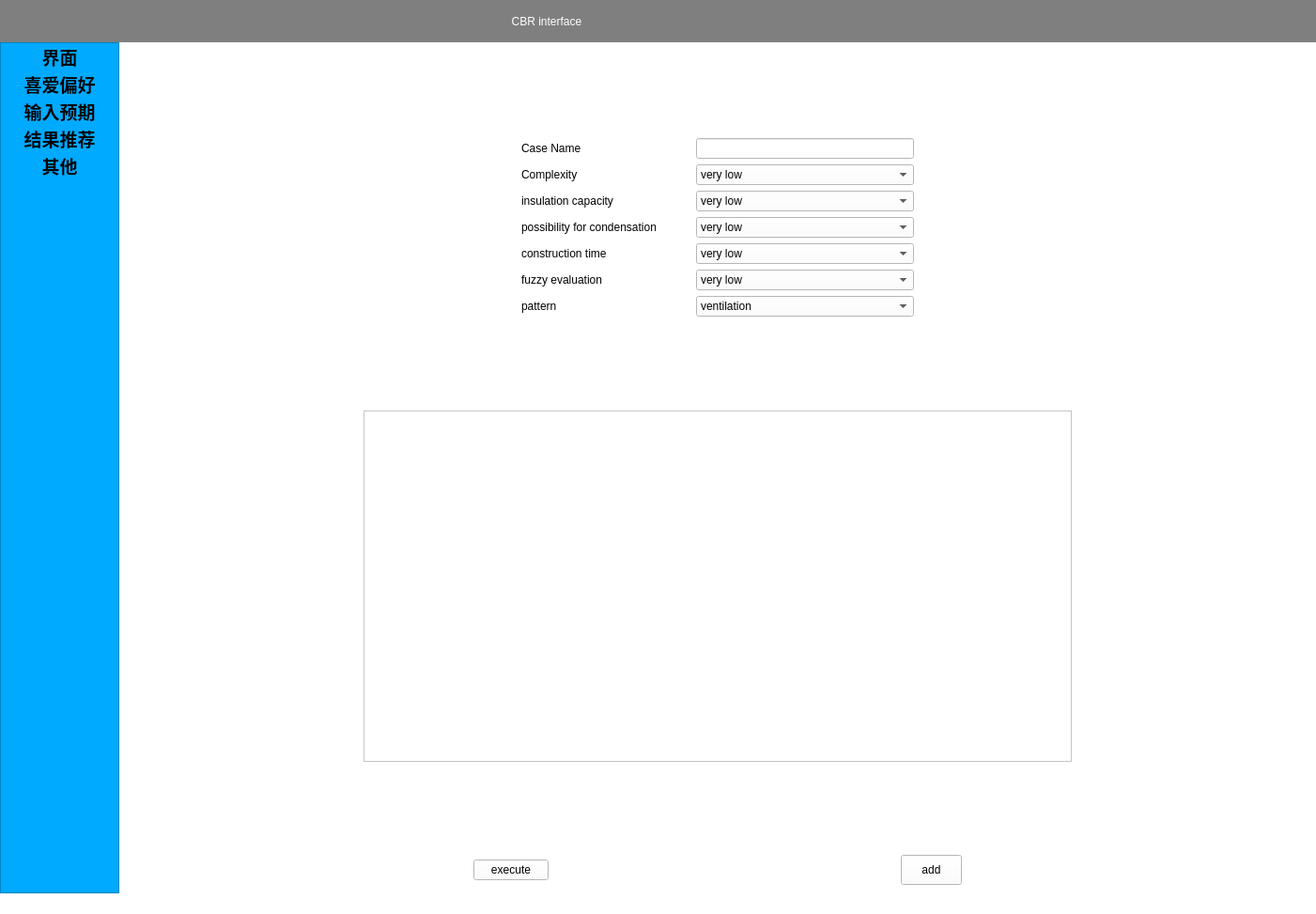
<?xml version="1.0" encoding="UTF-8"?>
<ui version="4.0">
 <class>MainWindow</class>
 <widget class="QMainWindow" name="MainWindow">
  <property name="geometry">
   <rect>
    <x>0</x>
    <y>0</y>
    <width>1401</width>
    <height>973</height>
   </rect>
  </property>
  <property name="acceptDrops">
   <bool>false</bool>
  </property>
  <property name="windowTitle">
   <string>MainWindow</string>
  </property>
  <property name="styleSheet">
   <string notr="true">background:rgb(255, 255, 255)</string>
  </property>
  <widget class="QWidget" name="centralwidget">
   <layout class="QVBoxLayout" name="verticalLayout" stretch="1,20">
    <property name="spacing">
     <number>0</number>
    </property>
    <property name="leftMargin">
     <number>0</number>
    </property>
    <property name="topMargin">
     <number>0</number>
    </property>
    <property name="rightMargin">
     <number>0</number>
    </property>
    <property name="bottomMargin">
     <number>0</number>
    </property>
    <item>
     <widget class="QWidget" name="widget_top" native="true">
      <property name="styleSheet">
       <string notr="true">background:rgb(127, 127, 127)
</string>
      </property>
      <layout class="QHBoxLayout" name="horizontalLayout_3" stretch="0,1,8,8,16">
       <item>
        <spacer name="horizontalSpacer_12">
         <property name="orientation">
          <enum>Qt::Horizontal</enum>
         </property>
         <property name="sizeHint" stdset="0">
          <size>
           <width>40</width>
           <height>20</height>
          </size>
         </property>
        </spacer>
       </item>
       <item>
        <widget class="QLabel" name="label_13">
         <property name="text">
          <string/>
         </property>
         <property name="pixmap">
          <pixmap>icon/建筑.svg</pixmap>
         </property>
        </widget>
       </item>
       <item>
        <spacer name="horizontalSpacer_3">
         <property name="orientation">
          <enum>Qt::Horizontal</enum>
         </property>
         <property name="sizeHint" stdset="0">
          <size>
           <width>293</width>
           <height>20</height>
          </size>
         </property>
        </spacer>
       </item>
       <item>
        <widget class="QLabel" name="label">
         <property name="styleSheet">
          <string notr="true">color:rgb(255, 255, 255);
font: 18pt &quot;Arial&quot;;</string>
         </property>
         <property name="text">
          <string>CBR interface</string>
         </property>
         <property name="alignment">
          <set>Qt::AlignCenter</set>
         </property>
         <property name="margin">
          <number>5</number>
         </property>
        </widget>
       </item>
       <item>
        <spacer name="horizontalSpacer_2">
         <property name="orientation">
          <enum>Qt::Horizontal</enum>
         </property>
         <property name="sizeHint" stdset="0">
          <size>
           <width>589</width>
           <height>20</height>
          </size>
         </property>
        </spacer>
       </item>
      </layout>
     </widget>
    </item>
    <item>
     <layout class="QHBoxLayout" name="horizontalLayout_2" stretch="1,10">
      <property name="sizeConstraint">
       <enum>QLayout::SetDefaultConstraint</enum>
      </property>
      <item>
       <widget class="QListWidget" name="listWidget_0">
        <property name="styleSheet">
         <string notr="true">background:rgb(0, 170, 255);
font: 9pt &quot;Arial&quot;;</string>
        </property>
        <item>
         <property name="text">
          <string>界面</string>
         </property>
         <property name="font">
          <font>
           <pointsize>14</pointsize>
           <weight>75</weight>
           <bold>true</bold>
          </font>
         </property>
         <property name="textAlignment">
          <set>AlignHCenter|AlignBottom</set>
         </property>
         <property name="background">
          <brush brushstyle="NoBrush">
           <color alpha="255">
            <red>255</red>
            <green>255</green>
            <blue>255</blue>
           </color>
          </brush>
         </property>
         <property name="foreground">
          <brush brushstyle="NoBrush">
           <color alpha="255">
            <red>255</red>
            <green>255</green>
            <blue>255</blue>
           </color>
          </brush>
         </property>
        </item>
        <item>
         <property name="text">
          <string>喜爱偏好</string>
         </property>
         <property name="font">
          <font>
           <family>Arial</family>
           <pointsize>14</pointsize>
           <weight>75</weight>
           <bold>true</bold>
          </font>
         </property>
         <property name="textAlignment">
          <set>AlignHCenter|AlignBottom</set>
         </property>
         <property name="background">
          <brush brushstyle="NoBrush">
           <color alpha="255">
            <red>255</red>
            <green>255</green>
            <blue>255</blue>
           </color>
          </brush>
         </property>
         <property name="foreground">
          <brush brushstyle="NoBrush">
           <color alpha="255">
            <red>255</red>
            <green>255</green>
            <blue>255</blue>
           </color>
          </brush>
         </property>
        </item>
        <item>
         <property name="text">
          <string>输入预期</string>
         </property>
         <property name="font">
          <font>
           <family>Arial</family>
           <pointsize>14</pointsize>
           <weight>75</weight>
           <bold>true</bold>
          </font>
         </property>
         <property name="textAlignment">
          <set>AlignCenter</set>
         </property>
         <property name="background">
          <brush brushstyle="NoBrush">
           <color alpha="255">
            <red>255</red>
            <green>255</green>
            <blue>255</blue>
           </color>
          </brush>
         </property>
         <property name="foreground">
          <brush brushstyle="NoBrush">
           <color alpha="255">
            <red>255</red>
            <green>255</green>
            <blue>255</blue>
           </color>
          </brush>
         </property>
        </item>
        <item>
         <property name="text">
          <string>结果推荐</string>
         </property>
         <property name="font">
          <font>
           <pointsize>14</pointsize>
           <weight>75</weight>
           <bold>true</bold>
          </font>
         </property>
         <property name="textAlignment">
          <set>AlignCenter</set>
         </property>
         <property name="background">
          <brush brushstyle="NoBrush">
           <color alpha="255">
            <red>255</red>
            <green>255</green>
            <blue>255</blue>
           </color>
          </brush>
         </property>
         <property name="foreground">
          <brush brushstyle="NoBrush">
           <color alpha="255">
            <red>255</red>
            <green>255</green>
            <blue>255</blue>
           </color>
          </brush>
         </property>
        </item>
        <item>
         <property name="text">
          <string>其他</string>
         </property>
         <property name="font">
          <font>
           <family>Arial</family>
           <pointsize>14</pointsize>
           <weight>75</weight>
           <bold>true</bold>
          </font>
         </property>
         <property name="textAlignment">
          <set>AlignHCenter|AlignBottom</set>
         </property>
         <property name="background">
          <brush brushstyle="NoBrush">
           <color alpha="255">
            <red>255</red>
            <green>255</green>
            <blue>255</blue>
           </color>
          </brush>
         </property>
         <property name="foreground">
          <brush brushstyle="NoBrush">
           <color alpha="255">
            <red>255</red>
            <green>255</green>
            <blue>255</blue>
           </color>
          </brush>
         </property>
        </item>
       </widget>
      </item>
      <item>
       <widget class="QStackedWidget" name="stackedWidget">
        <property name="acceptDrops">
         <bool>true</bool>
        </property>
        <property name="autoFillBackground">
         <bool>false</bool>
        </property>
        <property name="styleSheet">
         <string notr="true">background:rgb(255, 255, 255)</string>
        </property>
        <property name="currentIndex">
         <number>2</number>
        </property>
        <widget class="QWidget" name="page_0">
         <layout class="QVBoxLayout" name="verticalLayout_2">
          <item>
           <widget class="QLabel" name="title_label">
            <property name="styleSheet">
             <string notr="true">font: 63 9pt &quot;Segoe UI Semibold&quot;;</string>
            </property>
            <property name="text">
             <string>&lt;html&gt;&lt;head/&gt;&lt;body&gt;&lt;p align=&quot;center&quot;&gt;&lt;span style=&quot; font-size:18pt; font-weight:600; font-style:italic; color:#55aaff;&quot;&gt;Welcome to CBR programme&lt;/span&gt;&lt;/p&gt;&lt;/body&gt;&lt;/html&gt;</string>
            </property>
           </widget>
          </item>
         </layout>
        </widget>
        <widget class="QWidget" name="page_1">
         <layout class="QVBoxLayout" name="verticalLayout_8">
          <item>
           <widget class="QLabel" name="question_label_0">
            <property name="styleSheet">
             <string notr="true">font: 63 9pt &quot;Segoe UI Semibold&quot;;</string>
            </property>
            <property name="text">
             <string>&lt;html&gt;&lt;head/&gt;&lt;body&gt;&lt;p&gt;&lt;span style=&quot; font-size:12pt; font-style:italic;&quot;&gt;Which of the following attributes do you think is the most important?&lt;/span&gt;&lt;/p&gt;&lt;/body&gt;&lt;/html&gt;</string>
            </property>
           </widget>
          </item>
          <item>
           <layout class="QGridLayout" name="gridLayout_2">
            <item row="3" column="1">
             <widget class="QRadioButton" name="my_radioButton_3">
              <property name="text">
               <string>RadioButton</string>
              </property>
              <attribute name="buttonGroup">
               <string notr="true">buttonGroup</string>
              </attribute>
             </widget>
            </item>
            <item row="3" column="0">
             <widget class="QLabel" name="label_4">
              <property name="text">
               <string>construction time</string>
              </property>
             </widget>
            </item>
            <item row="1" column="1">
             <widget class="QRadioButton" name="my_radioButton_1">
              <property name="text">
               <string>RadioButton</string>
              </property>
              <attribute name="buttonGroup">
               <string notr="true">buttonGroup</string>
              </attribute>
             </widget>
            </item>
            <item row="2" column="1">
             <widget class="QRadioButton" name="my_radioButton_2">
              <property name="text">
               <string>RadioButton</string>
              </property>
              <attribute name="buttonGroup">
               <string notr="true">buttonGroup</string>
              </attribute>
             </widget>
            </item>
            <item row="2" column="0">
             <widget class="QLabel" name="label_3">
              <property name="text">
               <string>possibility for condensation</string>
              </property>
             </widget>
            </item>
            <item row="1" column="0">
             <widget class="QLabel" name="label_2">
              <property name="text">
               <string>insualtion capacity</string>
              </property>
             </widget>
            </item>
            <item row="0" column="0">
             <widget class="QLabel" name="label_1">
              <property name="text">
               <string>Complexity</string>
              </property>
             </widget>
            </item>
            <item row="0" column="1">
             <widget class="QRadioButton" name="my_radioButton_0">
              <property name="text">
               <string>RadioButton</string>
              </property>
              <attribute name="buttonGroup">
               <string notr="true">buttonGroup</string>
              </attribute>
             </widget>
            </item>
            <item row="4" column="1">
             <widget class="QRadioButton" name="my_radioButton_4">
              <property name="text">
               <string>RadioButton</string>
              </property>
              <attribute name="buttonGroup">
               <string notr="true">buttonGroup</string>
              </attribute>
             </widget>
            </item>
            <item row="4" column="0">
             <widget class="QLabel" name="label_14">
              <property name="text">
               <string>Coagulability</string>
              </property>
             </widget>
            </item>
            <item row="5" column="0">
             <widget class="QLabel" name="label_15">
              <property name="text">
               <string>Coagulability</string>
              </property>
             </widget>
            </item>
            <item row="5" column="1">
             <widget class="QRadioButton" name="my_radioButton_5">
              <property name="text">
               <string>RadioButton</string>
              </property>
              <attribute name="buttonGroup">
               <string notr="true">buttonGroup</string>
              </attribute>
             </widget>
            </item>
           </layout>
          </item>
          <item>
           <widget class="QLabel" name="question_label_1">
            <property name="styleSheet">
             <string notr="true">font: 63 9pt &quot;Segoe UI Semibold&quot;;</string>
            </property>
            <property name="text">
             <string>&lt;html&gt;&lt;head/&gt;&lt;body&gt;&lt;p&gt;&lt;span style=&quot; font-size:12pt; font-style:italic;&quot;&gt;Which of the following attributes do you think is the second important?&lt;/span&gt;&lt;/p&gt;&lt;/body&gt;&lt;/html&gt;</string>
            </property>
           </widget>
          </item>
          <item>
           <layout class="QGridLayout" name="gridLayout_8">
            <item row="3" column="1">
             <widget class="QRadioButton" name="my_radioButton_9">
              <property name="text">
               <string>RadioButton</string>
              </property>
              <attribute name="buttonGroup">
               <string notr="true">buttonGroup_2</string>
              </attribute>
             </widget>
            </item>
            <item row="1" column="1">
             <widget class="QRadioButton" name="my_radioButton_7">
              <property name="text">
               <string>RadioButton</string>
              </property>
              <attribute name="buttonGroup">
               <string notr="true">buttonGroup_2</string>
              </attribute>
             </widget>
            </item>
            <item row="3" column="0">
             <widget class="QLabel" name="label_26">
              <property name="text">
               <string>construction time</string>
              </property>
             </widget>
            </item>
            <item row="4" column="1">
             <widget class="QRadioButton" name="my_radioButton_10">
              <property name="text">
               <string>RadioButton</string>
              </property>
              <attribute name="buttonGroup">
               <string notr="true">buttonGroup_2</string>
              </attribute>
             </widget>
            </item>
            <item row="0" column="0">
             <widget class="QLabel" name="label_29">
              <property name="text">
               <string>Complexity</string>
              </property>
             </widget>
            </item>
            <item row="4" column="0">
             <widget class="QLabel" name="label_30">
              <property name="text">
               <string>Coagulability</string>
              </property>
             </widget>
            </item>
            <item row="2" column="1">
             <widget class="QRadioButton" name="my_radioButton_8">
              <property name="text">
               <string>RadioButton</string>
              </property>
              <attribute name="buttonGroup">
               <string notr="true">buttonGroup_2</string>
              </attribute>
             </widget>
            </item>
            <item row="1" column="0">
             <widget class="QLabel" name="label_28">
              <property name="text">
               <string>insualtion capacity</string>
              </property>
             </widget>
            </item>
            <item row="0" column="1">
             <widget class="QRadioButton" name="my_radioButton_6">
              <property name="text">
               <string>RadioButton</string>
              </property>
              <attribute name="buttonGroup">
               <string notr="true">buttonGroup_2</string>
              </attribute>
             </widget>
            </item>
            <item row="5" column="0">
             <widget class="QLabel" name="label_31">
              <property name="text">
               <string>Coagulability</string>
              </property>
             </widget>
            </item>
            <item row="5" column="1">
             <widget class="QRadioButton" name="my_radioButton_11">
              <property name="text">
               <string>RadioButton</string>
              </property>
              <attribute name="buttonGroup">
               <string notr="true">buttonGroup_2</string>
              </attribute>
             </widget>
            </item>
            <item row="2" column="0">
             <widget class="QLabel" name="label_27">
              <property name="text">
               <string>possibility for condensation</string>
              </property>
             </widget>
            </item>
           </layout>
          </item>
          <item>
           <widget class="QLabel" name="question_label_3">
            <property name="styleSheet">
             <string notr="true">font: 63 9pt &quot;Segoe UI Semibold&quot;;</string>
            </property>
            <property name="text">
             <string>&lt;html&gt;&lt;head/&gt;&lt;body&gt;&lt;p&gt;&lt;span style=&quot; font-size:12pt; font-style:italic;&quot;&gt;Which of the following attributes do you think is the least important?&lt;/span&gt;&lt;/p&gt;&lt;/body&gt;&lt;/html&gt;</string>
            </property>
           </widget>
          </item>
          <item>
           <layout class="QGridLayout" name="gridLayout_9">
            <item row="1" column="0">
             <widget class="QLabel" name="label_34">
              <property name="text">
               <string>insualtion capacity</string>
              </property>
             </widget>
            </item>
            <item row="0" column="1">
             <widget class="QRadioButton" name="my_radioButton_12">
              <property name="text">
               <string>RadioButton</string>
              </property>
              <attribute name="buttonGroup">
               <string notr="true">buttonGroup_3</string>
              </attribute>
             </widget>
            </item>
            <item row="5" column="0">
             <widget class="QLabel" name="label_37">
              <property name="text">
               <string>Coagulability</string>
              </property>
             </widget>
            </item>
            <item row="1" column="1">
             <widget class="QRadioButton" name="my_radioButton_13">
              <property name="text">
               <string>RadioButton</string>
              </property>
              <attribute name="buttonGroup">
               <string notr="true">buttonGroup_3</string>
              </attribute>
             </widget>
            </item>
            <item row="2" column="0">
             <widget class="QLabel" name="label_33">
              <property name="text">
               <string>possibility for condensation</string>
              </property>
             </widget>
            </item>
            <item row="4" column="0">
             <widget class="QLabel" name="label_36">
              <property name="text">
               <string>Coagulability</string>
              </property>
             </widget>
            </item>
            <item row="5" column="1">
             <widget class="QRadioButton" name="my_radioButton_17">
              <property name="text">
               <string>RadioButton</string>
              </property>
              <attribute name="buttonGroup">
               <string notr="true">buttonGroup_3</string>
              </attribute>
             </widget>
            </item>
            <item row="3" column="0">
             <widget class="QLabel" name="label_32">
              <property name="text">
               <string>construction time</string>
              </property>
             </widget>
            </item>
            <item row="4" column="1">
             <widget class="QRadioButton" name="my_radioButton_16">
              <property name="text">
               <string>RadioButton</string>
              </property>
              <attribute name="buttonGroup">
               <string notr="true">buttonGroup_3</string>
              </attribute>
             </widget>
            </item>
            <item row="0" column="0">
             <widget class="QLabel" name="label_35">
              <property name="text">
               <string>Complexity</string>
              </property>
             </widget>
            </item>
            <item row="2" column="1">
             <widget class="QRadioButton" name="my_radioButton_14">
              <property name="text">
               <string>RadioButton</string>
              </property>
              <attribute name="buttonGroup">
               <string notr="true">buttonGroup_3</string>
              </attribute>
             </widget>
            </item>
            <item row="3" column="1">
             <widget class="QRadioButton" name="my_radioButton_15">
              <property name="text">
               <string>RadioButton</string>
              </property>
              <attribute name="buttonGroup">
               <string notr="true">buttonGroup_3</string>
              </attribute>
             </widget>
            </item>
           </layout>
          </item>
          <item>
           <layout class="QHBoxLayout" name="horizontalLayout_11" stretch="10,1,1">
            <item>
             <spacer name="horizontalSpacer_22">
              <property name="orientation">
               <enum>Qt::Horizontal</enum>
              </property>
              <property name="sizeHint" stdset="0">
               <size>
                <width>40</width>
                <height>20</height>
               </size>
              </property>
             </spacer>
            </item>
            <item>
             <widget class="QPushButton" name="sublime_pushButton_0">
              <property name="text">
               <string>submit</string>
              </property>
             </widget>
            </item>
            <item>
             <spacer name="horizontalSpacer_23">
              <property name="orientation">
               <enum>Qt::Horizontal</enum>
              </property>
              <property name="sizeHint" stdset="0">
               <size>
                <width>40</width>
                <height>20</height>
               </size>
              </property>
             </spacer>
            </item>
           </layout>
          </item>
         </layout>
        </widget>
        <widget class="QWidget" name="page_2">
         <layout class="QVBoxLayout" name="verticalLayout_3" stretch="1,4,1,4,1,2">
          <item>
           <spacer name="verticalSpacer_2">
            <property name="orientation">
             <enum>Qt::Vertical</enum>
            </property>
            <property name="sizeHint" stdset="0">
             <size>
              <width>20</width>
              <height>40</height>
             </size>
            </property>
           </spacer>
          </item>
          <item>
           <layout class="QHBoxLayout" name="horizontalLayout_4">
            <item>
             <spacer name="horizontalSpacer_4">
              <property name="orientation">
               <enum>Qt::Horizontal</enum>
              </property>
              <property name="sizeHint" stdset="0">
               <size>
                <width>40</width>
                <height>20</height>
               </size>
              </property>
             </spacer>
            </item>
            <item>
             <layout class="QGridLayout" name="gridLayout_3" columnstretch="5,0,0">
              <item row="5" column="2">
               <widget class="QComboBox" name="comboBox_4">
                <item>
                 <property name="text">
                  <string>very low</string>
                 </property>
                </item>
                <item>
                 <property name="text">
                  <string>low</string>
                 </property>
                </item>
                <item>
                 <property name="text">
                  <string>medium</string>
                 </property>
                </item>
                <item>
                 <property name="text">
                  <string>high</string>
                 </property>
                </item>
                <item>
                 <property name="text">
                  <string>very high</string>
                 </property>
                </item>
               </widget>
              </item>
              <item row="6" column="0">
               <widget class="QLabel" name="input_label_6">
                <property name="text">
                 <string>pattern</string>
                </property>
               </widget>
              </item>
              <item row="3" column="2">
               <widget class="QComboBox" name="comboBox_2">
                <item>
                 <property name="text">
                  <string>very low</string>
                 </property>
                </item>
                <item>
                 <property name="text">
                  <string>low</string>
                 </property>
                </item>
                <item>
                 <property name="text">
                  <string>medium</string>
                 </property>
                </item>
                <item>
                 <property name="text">
                  <string>high</string>
                 </property>
                </item>
                <item>
                 <property name="text">
                  <string>very high</string>
                 </property>
                </item>
               </widget>
              </item>
              <item row="4" column="0">
               <widget class="QLabel" name="input_label_4">
                <property name="text">
                 <string>construction time</string>
                </property>
               </widget>
              </item>
              <item row="1" column="0">
               <widget class="QLabel" name="input_label_1">
                <property name="text">
                 <string>Complexity</string>
                </property>
               </widget>
              </item>
              <item row="1" column="2">
               <widget class="QComboBox" name="comboBox_0">
                <item>
                 <property name="text">
                  <string>very low</string>
                 </property>
                </item>
                <item>
                 <property name="text">
                  <string>low</string>
                 </property>
                </item>
                <item>
                 <property name="text">
                  <string>medium</string>
                 </property>
                </item>
                <item>
                 <property name="text">
                  <string>high</string>
                 </property>
                </item>
                <item>
                 <property name="text">
                  <string>very high</string>
                 </property>
                </item>
               </widget>
              </item>
              <item row="2" column="2">
               <widget class="QComboBox" name="comboBox_1">
                <item>
                 <property name="text">
                  <string>very low</string>
                 </property>
                </item>
                <item>
                 <property name="text">
                  <string>low</string>
                 </property>
                </item>
                <item>
                 <property name="text">
                  <string>medium</string>
                 </property>
                </item>
                <item>
                 <property name="text">
                  <string>high</string>
                 </property>
                </item>
                <item>
                 <property name="text">
                  <string>very high</string>
                 </property>
                </item>
               </widget>
              </item>
              <item row="3" column="0" colspan="2">
               <widget class="QLabel" name="input_label_3">
                <property name="text">
                 <string>possibility for condensation</string>
                </property>
               </widget>
              </item>
              <item row="4" column="2">
               <widget class="QComboBox" name="comboBox_3">
                <item>
                 <property name="text">
                  <string>very low</string>
                 </property>
                </item>
                <item>
                 <property name="text">
                  <string>low</string>
                 </property>
                </item>
                <item>
                 <property name="text">
                  <string>medium</string>
                 </property>
                </item>
                <item>
                 <property name="text">
                  <string>high</string>
                 </property>
                </item>
                <item>
                 <property name="text">
                  <string>very high</string>
                 </property>
                </item>
               </widget>
              </item>
              <item row="5" column="0">
               <widget class="QLabel" name="input_label_5">
                <property name="text">
                 <string>fuzzy evaluation</string>
                </property>
               </widget>
              </item>
              <item row="6" column="2">
               <widget class="QComboBox" name="comboBox_5">
                <item>
                 <property name="text">
                  <string>ventilation</string>
                 </property>
                </item>
                <item>
                 <property name="text">
                  <string>solar collector</string>
                 </property>
                </item>
                <item>
                 <property name="text">
                  <string>solar power</string>
                 </property>
                </item>
                <item>
                 <property name="text">
                  <string>ventilation; solar collector
</string>
                 </property>
                </item>
                <item>
                 <property name="text">
                  <string>ventilation;solar power
</string>
                 </property>
                </item>
                <item>
                 <property name="text">
                  <string>solar collector;solar power
</string>
                 </property>
                </item>
                <item>
                 <property name="text">
                  <string>ventilation;solar collector;solar power
</string>
                 </property>
                </item>
               </widget>
              </item>
              <item row="0" column="2">
               <widget class="QLineEdit" name="input_lineEdit_0"/>
              </item>
              <item row="0" column="0">
               <widget class="QLabel" name="input_label_0">
                <property name="text">
                 <string>Case Name</string>
                </property>
               </widget>
              </item>
              <item row="2" column="0" colspan="2">
               <widget class="QLabel" name="input_label_2">
                <property name="text">
                 <string>insulation capacity</string>
                </property>
               </widget>
              </item>
             </layout>
            </item>
            <item>
             <spacer name="horizontalSpacer_5">
              <property name="orientation">
               <enum>Qt::Horizontal</enum>
              </property>
              <property name="sizeHint" stdset="0">
               <size>
                <width>40</width>
                <height>20</height>
               </size>
              </property>
             </spacer>
            </item>
           </layout>
          </item>
          <item>
           <spacer name="verticalSpacer">
            <property name="orientation">
             <enum>Qt::Vertical</enum>
            </property>
            <property name="sizeHint" stdset="0">
             <size>
              <width>20</width>
              <height>40</height>
             </size>
            </property>
           </spacer>
          </item>
          <item>
           <layout class="QHBoxLayout" name="horizontalLayout_5" stretch="1,3,1">
            <item>
             <spacer name="horizontalSpacer_6">
              <property name="orientation">
               <enum>Qt::Horizontal</enum>
              </property>
              <property name="sizeHint" stdset="0">
               <size>
                <width>40</width>
                <height>20</height>
               </size>
              </property>
             </spacer>
            </item>
            <item>
             <widget class="QTextEdit" name="textEdit_0"/>
            </item>
            <item>
             <spacer name="horizontalSpacer_7">
              <property name="orientation">
               <enum>Qt::Horizontal</enum>
              </property>
              <property name="sizeHint" stdset="0">
               <size>
                <width>40</width>
                <height>20</height>
               </size>
              </property>
             </spacer>
            </item>
           </layout>
          </item>
          <item>
           <spacer name="verticalSpacer_3">
            <property name="orientation">
             <enum>Qt::Vertical</enum>
            </property>
            <property name="sizeHint" stdset="0">
             <size>
              <width>20</width>
              <height>40</height>
             </size>
            </property>
           </spacer>
          </item>
          <item>
           <layout class="QHBoxLayout" name="horizontalLayout">
            <item>
             <spacer name="horizontalSpacer_8">
              <property name="orientation">
               <enum>Qt::Horizontal</enum>
              </property>
              <property name="sizeHint" stdset="0">
               <size>
                <width>40</width>
                <height>20</height>
               </size>
              </property>
             </spacer>
            </item>
            <item>
             <widget class="QPushButton" name="pushButton_0">
              <property name="text">
               <string>execute</string>
              </property>
             </widget>
            </item>
            <item>
             <spacer name="horizontalSpacer">
              <property name="orientation">
               <enum>Qt::Horizontal</enum>
              </property>
              <property name="sizeType">
               <enum>QSizePolicy::Expanding</enum>
              </property>
              <property name="sizeHint" stdset="0">
               <size>
                <width>40</width>
                <height>20</height>
               </size>
              </property>
             </spacer>
            </item>
            <item>
             <widget class="QPushButton" name="pushButton_1">
              <property name="maximumSize">
               <size>
                <width>65</width>
                <height>32</height>
               </size>
              </property>
              <property name="text">
               <string>add</string>
              </property>
             </widget>
            </item>
            <item>
             <spacer name="horizontalSpacer_9">
              <property name="orientation">
               <enum>Qt::Horizontal</enum>
              </property>
              <property name="sizeHint" stdset="0">
               <size>
                <width>40</width>
                <height>20</height>
               </size>
              </property>
             </spacer>
            </item>
           </layout>
          </item>
         </layout>
        </widget>
        <widget class="QWidget" name="page_3">
         <layout class="QVBoxLayout" name="verticalLayout_4" stretch="10,1,1">
          <item>
           <widget class="QTableWidget" name="tableWidget"/>
          </item>
          <item>
           <spacer name="verticalSpacer_4">
            <property name="orientation">
             <enum>Qt::Vertical</enum>
            </property>
            <property name="sizeHint" stdset="0">
             <size>
              <width>20</width>
              <height>62</height>
             </size>
            </property>
           </spacer>
          </item>
          <item>
           <layout class="QHBoxLayout" name="horizontalLayout_6" stretch="10,1,1">
            <item>
             <spacer name="horizontalSpacer_10">
              <property name="orientation">
               <enum>Qt::Horizontal</enum>
              </property>
              <property name="sizeHint" stdset="0">
               <size>
                <width>40</width>
                <height>20</height>
               </size>
              </property>
             </spacer>
            </item>
            <item>
             <widget class="QPushButton" name="show_pushButton">
              <property name="text">
               <string>show</string>
              </property>
             </widget>
            </item>
            <item>
             <spacer name="horizontalSpacer_11">
              <property name="orientation">
               <enum>Qt::Horizontal</enum>
              </property>
              <property name="sizeHint" stdset="0">
               <size>
                <width>40</width>
                <height>20</height>
               </size>
              </property>
             </spacer>
            </item>
           </layout>
          </item>
         </layout>
        </widget>
        <widget class="QWidget" name="page">
         <widget class="QLabel" name="label_38">
          <property name="geometry">
           <rect>
            <x>450</x>
            <y>320</y>
            <width>81</width>
            <height>18</height>
           </rect>
          </property>
          <property name="text">
           <string>TextLabel</string>
          </property>
         </widget>
        </widget>
       </widget>
      </item>
     </layout>
    </item>
   </layout>
  </widget>
  <widget class="QMenuBar" name="menubar">
   <property name="geometry">
    <rect>
     <x>0</x>
     <y>0</y>
     <width>1401</width>
     <height>30</height>
    </rect>
   </property>
  </widget>
  <widget class="QStatusBar" name="statusbar"/>
 </widget>
 <tabstops>
  <tabstop>my_radioButton_0</tabstop>
  <tabstop>my_radioButton_1</tabstop>
  <tabstop>my_radioButton_2</tabstop>
  <tabstop>my_radioButton_3</tabstop>
  <tabstop>my_radioButton_4</tabstop>
  <tabstop>my_radioButton_5</tabstop>
  <tabstop>my_radioButton_6</tabstop>
  <tabstop>my_radioButton_7</tabstop>
  <tabstop>my_radioButton_8</tabstop>
  <tabstop>my_radioButton_9</tabstop>
  <tabstop>my_radioButton_10</tabstop>
  <tabstop>my_radioButton_11</tabstop>
  <tabstop>my_radioButton_12</tabstop>
  <tabstop>my_radioButton_13</tabstop>
  <tabstop>my_radioButton_14</tabstop>
  <tabstop>my_radioButton_15</tabstop>
  <tabstop>my_radioButton_16</tabstop>
  <tabstop>my_radioButton_17</tabstop>
  <tabstop>sublime_pushButton_0</tabstop>
  <tabstop>input_lineEdit_0</tabstop>
  <tabstop>comboBox_0</tabstop>
  <tabstop>comboBox_1</tabstop>
  <tabstop>comboBox_2</tabstop>
  <tabstop>comboBox_3</tabstop>
  <tabstop>comboBox_4</tabstop>
  <tabstop>comboBox_5</tabstop>
  <tabstop>textEdit_0</tabstop>
  <tabstop>pushButton_0</tabstop>
  <tabstop>pushButton_1</tabstop>
  <tabstop>tableWidget</tabstop>
  <tabstop>listWidget_0</tabstop>
  <tabstop>show_pushButton</tabstop>
 </tabstops>
 <resources>
  <include location="interface.qrc"/>
 </resources>
 <connections>
  <connection>
   <sender>listWidget_0</sender>
   <signal>currentRowChanged(int)</signal>
   <receiver>stackedWidget</receiver>
   <slot>setCurrentIndex(int)</slot>
   <hints>
    <hint type="sourcelabel">
     <x>80</x>
     <y>255</y>
    </hint>
    <hint type="destinationlabel">
     <x>150</x>
     <y>251</y>
    </hint>
   </hints>
  </connection>
  <connection>
   <sender>sublime_pushButton_0</sender>
   <signal>clicked()</signal>
   <receiver>MainWindow</receiver>
   <slot>submit_importance()</slot>
   <hints>
    <hint type="sourcelabel">
     <x>1048</x>
     <y>680</y>
    </hint>
    <hint type="destinationlabel">
     <x>617</x>
     <y>574</y>
    </hint>
   </hints>
  </connection>
 </connections>
 <slots>
  <slot>submit_importance()</slot>
  <slot>child_show()</slot>
 </slots>
 <buttongroups>
  <buttongroup name="buttonGroup"/>
  <buttongroup name="buttonGroup_2"/>
  <buttongroup name="buttonGroup_3"/>
 </buttongroups>
</ui>
